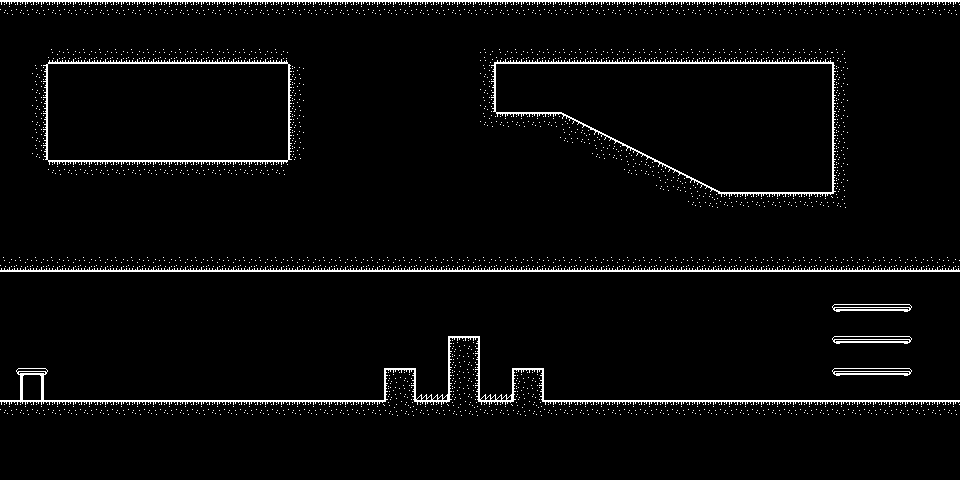

Below is a game level as drawn by its tile map, then a one-line description and the .tmx that defines it (tile-layer data replaced by summaries):
An orthogonal 60x30 tile map with 16x16 px tiles, 2 tile layers (Back, Front), 2 tilesets and 57 objects (6x box, 5x stone, 5x green, 3x dummy, 2x Wall, ...).

<map version="1.10" tiledversion="1.10.2" orientation="orthogonal" renderorder="right-up" compressionlevel="2" width="60" height="30" tilewidth="16" tileheight="16" infinite="0" backgroundcolor="#000000" nextlayerid="12" nextobjectid="87">
 <tileset firstgid="1" source="dragonheart.tsx" />
 <tileset firstgid="253" source="amproject.tsx" />
 <layer id="11" name="Back" width="60" height="30">
  <data>[1800 cells, 4 non-empty, 4 distinct tile ids]</data>
 </layer>
 <objectgroup id="4" name="Grounds">
  <object id="1" name="Wall" x="-16" y="256" width="16" height="160" />
  <object id="2" name="Ground1" x="-16" y="400" width="976" height="16" />
  <object id="6" name="Block3" x="512" y="368" width="32" height="48" />
  <object id="3" name="Block2" x="448" y="336" width="32" height="80" />
  <object id="5" name="Block1" x="384" y="368" width="32" height="48" />
  <object id="7" name="Ceiling" x="-16" y="256" width="976" height="16" />
  <object id="8" name="Wall" x="960" y="256" width="16" height="160" />
  <object id="17" name="SecretFloor" x="48" y="160" width="240" height="16" />
  <object id="18" name="SecretWall" x="32" y="64" width="16" height="96" />
  <object id="19" name="SecretWall" x="288" y="64" width="16" height="96" />
  <object id="20" name="SecretCeil" x="48" y="48" width="240" height="16" />
  <object id="52" x="495.59" y="111.917" width="64" height="16" />
  <object id="53" x="477.674" y="62.7907" width="18.6047" height="131.628" />
  <object id="54" x="494.884" y="42.3256" width="349.767" height="21.8605" />
  <object id="55" x="832.093" y="46.5116" width="22.7907" height="157.674" />
  <object id="56" x="488.643" y="192.798" width="349.584" height="19.9446" />
  <object id="57" x="560.193" y="100.274">
   <polygon points="-1.04782,11.526 160.194,91.7264 -0.00678585,91.2388" />
  </object>
  <object id="64" x="0" y="0" width="960" height="16" />
 </objectgroup>
 <objectgroup id="5" name="Spikes">
  <object id="21" x="480" y="395" width="32" height="5" />
  <object id="22" x="416" y="395" width="32" height="5" />
 </objectgroup>
 <objectgroup id="6" name="OneWays">
  <object id="23" x="832" y="368" width="80" height="8" />
  <object id="28" x="832" y="336" width="80" height="8" />
  <object id="29" x="832" y="304" width="80" height="8" />
 </objectgroup>
 <objectgroup id="3" name="Objects">
  <object id="31" name="BlueBox" type="box" x="199.866" y="365.28" width="32" height="32">
   <properties>
    <property name="class" value="box" />
    <property name="color" value="blue" />
   </properties>
  </object>
  <object id="10" name="test2" type="dialog" x="168" y="144">
   <properties>
    <property name="class" value="dialog" />
    <property name="dialog" value="Dialog/test2" />
   </properties>
   <point />
  </object>
  <object id="9" name="test1" type="dialog" x="320" y="384">
   <properties>
    <property name="class" value="dialog" />
    <property name="dialog" value="Dialog/test1" />
   </properties>
   <point />
  </object>
  <object id="16" name="SecretOutDest" type="dummy" x="252.014" y="396.622">
   <properties>
    <property name="class" value="dummy" />
   </properties>
   <point />
  </object>
  <object id="14" name="SecretOut" type="nodePortal" x="591.419" y="-50.5361">
   <properties>
    <property name="class" value="nodePortal" />
    <property name="destination" type="object" value="16" />
   </properties>
   <point />
  </object>
  <object id="13" name="SecretInDest" type="dummy" x="548.064" y="-217.973">
   <properties>
    <property name="class" value="dummy" />
   </properties>
   <point />
  </object>
  <object id="12" name="SecretIn" type="nodePortal" x="32.935" y="383.914">
   <properties>
    <property name="class" value="nodePortal" />
    <property name="destination" type="object" value="13" />
   </properties>
   <point />
  </object>
  <object id="42" name="Plate" type="plate" x="128" y="395" width="48" height="5">
   <properties>
    <property name="class" value="plate" />
   </properties>
  </object>
  <object id="43" name="Gate" type="gate" x="272" y="304" width="16" height="96">
   <properties>
    <property name="class" value="gate" />
    <property name="offsetX" type="float" value="0" />
    <property name="offsetY" type="float" value="64" />
    <property name="transition" type="float" value="2" />
    <property name="trigger" type="object" value="42" />
   </properties>
  </object>
  <object id="58" name="GreenLaser" type="laser" x="80" y="336" width="160" height="8">
   <properties>
    <property name="class" value="laser" />
    <property name="color" value="green" />
   </properties>
  </object>
  <object id="59" name="Lamp" type="lamp" x="624.351" y="272.019">
   <properties>
    <property name="angle" type="float" value="180" />
    <property name="class" value="lamp" />
    <property name="radius" type="float" value="100" />
   </properties>
   <point />
  </object>
  <object id="61" name="Lamp" type="lamp" x="623.787" y="399.924">
   <properties>
    <property name="angle" type="float" value="0" />
    <property name="class" value="lamp" />
    <property name="radius" type="float" value="100" />
   </properties>
   <point />
  </object>
  <object id="63" name="Stone" type="stone" x="538.387" y="67.704" width="32" height="32">
   <properties>
    <property name="class" value="stone" />
   </properties>
   <ellipse />
  </object>
  <object id="65" name="Moving" type="moving" x="164.234" y="-35.5359" width="150.788" height="18.2482">
   <properties>
    <property name="class" value="moving" />
    <property name="color" value="red" />
    <property name="duration" type="float" value="3" />
    <property name="moveTo" type="object" value="66" />
   </properties>
  </object>
  <object id="66" name="MovingTo" type="dummy" x="94.1222" y="-131.579">
   <properties>
    <property name="class" value="dummy" />
   </properties>
   <point />
  </object>
  <object id="67" name="BlueBox" type="box" x="392.587" y="-37.5451" width="32" height="32">
   <properties>
    <property name="class" value="box" />
    <property name="color" value="blue" />
   </properties>
  </object>
  <object id="68" name="GreenBox" type="box" x="439.525" y="-38.3146" width="32" height="32">
   <properties>
    <property name="class" value="box" />
    <property name="color" value="green" />
   </properties>
  </object>
  <object id="69" name="BlueBox" type="box" x="496.465" y="-73.1426" width="32" height="64">
   <properties>
    <property name="class" value="box" />
    <property name="color" value="red" />
   </properties>
  </object>
  <object id="70" name="BlueBox" type="box" x="571.104" y="-43.7008" width="32" height="32">
   <properties>
    <property name="class" value="box" />
    <property name="color" value="default" />
   </properties>
  </object>
  <object id="76" name="Stone" type="stone" x="420" y="-257" width="32" height="32">
   <properties>
    <property name="class" value="stone" />
    <property name="color" value="blue" />
   </properties>
   <ellipse />
  </object>
  <object id="77" name="Stone" type="stone" x="464" y="-259" width="32" height="32">
   <properties>
    <property name="class" value="stone" />
    <property name="color" value="green" />
   </properties>
   <ellipse />
  </object>
  <object id="78" name="Stone" type="stone" x="339" y="-209" width="32" height="32">
   <properties>
    <property name="class" value="stone" />
    <property name="color" value="default" />
   </properties>
   <ellipse />
  </object>
  </objectgroup>
 <objectgroup id="8" name="Bricks">
  <!-- 7 objects omitted --></objectgroup>
 <objectgroup id="9" name="Start">
  <!-- 1 objects omitted --></objectgroup>
 <layer id="1" name="Front" width="60" height="30">
  <data>[1800 cells, 324 non-empty, 17 distinct tile ids]</data>
 </layer>
</map>
<!-- 12 of 57 objects omitted -->
